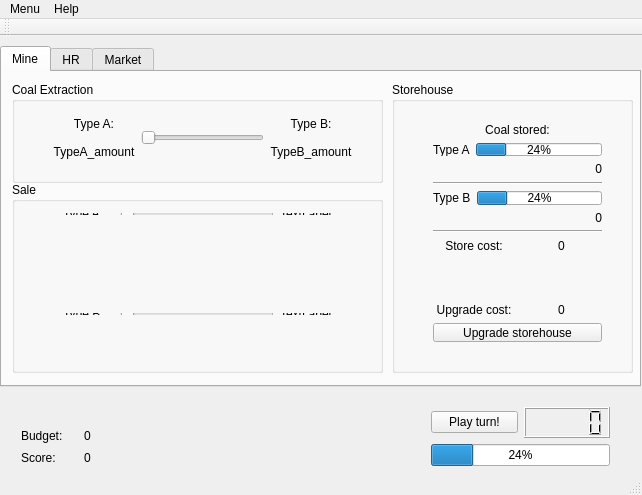
<?xml version="1.0" encoding="UTF-8"?>
<ui version="4.0">
 <class>MainWindow</class>
 <widget class="QMainWindow" name="MainWindow">
  <property name="geometry">
   <rect>
    <x>0</x>
    <y>0</y>
    <width>642</width>
    <height>495</height>
   </rect>
  </property>
  <property name="windowTitle">
   <string>MainWindow</string>
  </property>
  <widget class="QWidget" name="centralWidget">
   <widget class="QTabWidget" name="manageSections">
    <property name="geometry">
     <rect>
      <x>0</x>
      <y>10</y>
      <width>641</width>
      <height>341</height>
     </rect>
    </property>
    <property name="currentIndex">
     <number>0</number>
    </property>
    <widget class="QWidget" name="Mine">
     <attribute name="title">
      <string>Mine</string>
     </attribute>
     <widget class="QGroupBox" name="groupBox">
      <property name="geometry">
       <rect>
        <x>390</x>
        <y>10</y>
        <width>241</width>
        <height>291</height>
       </rect>
      </property>
      <property name="title">
       <string>Storehouse</string>
      </property>
      <widget class="QWidget" name="">
       <property name="geometry">
        <rect>
         <x>30</x>
         <y>210</y>
         <width>191</width>
         <height>61</height>
        </rect>
       </property>
       <layout class="QGridLayout" name="gridLayout_4">
        <item row="0" column="0">
         <widget class="QLabel" name="label_30">
          <property name="text">
           <string>Upgrade cost:</string>
          </property>
          <property name="alignment">
           <set>Qt::AlignCenter</set>
          </property>
         </widget>
        </item>
        <item row="0" column="1">
         <widget class="QLabel" name="label_31">
          <property name="text">
           <string>0</string>
          </property>
          <property name="alignment">
           <set>Qt::AlignCenter</set>
          </property>
         </widget>
        </item>
        <item row="1" column="0" colspan="2">
         <widget class="QPushButton" name="pushButton_4">
          <property name="text">
           <string>Upgrade storehouse</string>
          </property>
         </widget>
        </item>
       </layout>
      </widget>
      <widget class="QWidget" name="">
       <property name="geometry">
        <rect>
         <x>30</x>
         <y>30</y>
         <width>191</width>
         <height>151</height>
        </rect>
       </property>
       <layout class="QVBoxLayout" name="verticalLayout_6" stretch="11,20,10,2,20,10,2,20">
        <item>
         <widget class="QLabel" name="label_13">
          <property name="text">
           <string>Coal stored:</string>
          </property>
          <property name="alignment">
           <set>Qt::AlignCenter</set>
          </property>
         </widget>
        </item>
        <item>
         <layout class="QHBoxLayout" name="horizontalLayout_3">
          <item>
           <widget class="QLabel" name="label_14">
            <property name="text">
             <string>Type A</string>
            </property>
           </widget>
          </item>
          <item>
           <widget class="QProgressBar" name="progressBar">
            <property name="value">
             <number>24</number>
            </property>
           </widget>
          </item>
         </layout>
        </item>
        <item>
         <widget class="QLabel" name="label_34">
          <property name="text">
           <string>0</string>
          </property>
          <property name="alignment">
           <set>Qt::AlignRight|Qt::AlignTrailing|Qt::AlignVCenter</set>
          </property>
         </widget>
        </item>
        <item>
         <widget class="Line" name="line_5">
          <property name="orientation">
           <enum>Qt::Horizontal</enum>
          </property>
         </widget>
        </item>
        <item>
         <layout class="QHBoxLayout" name="horizontalLayout_4">
          <item>
           <widget class="QLabel" name="label_15">
            <property name="text">
             <string>Type B</string>
            </property>
           </widget>
          </item>
          <item>
           <widget class="QProgressBar" name="progressBar_2">
            <property name="value">
             <number>24</number>
            </property>
           </widget>
          </item>
         </layout>
        </item>
        <item>
         <widget class="QLabel" name="label_35">
          <property name="text">
           <string>0</string>
          </property>
          <property name="alignment">
           <set>Qt::AlignRight|Qt::AlignTrailing|Qt::AlignVCenter</set>
          </property>
         </widget>
        </item>
        <item>
         <widget class="Line" name="line_4">
          <property name="orientation">
           <enum>Qt::Horizontal</enum>
          </property>
         </widget>
        </item>
        <item>
         <layout class="QHBoxLayout" name="horizontalLayout_5">
          <item>
           <widget class="QLabel" name="label_16">
            <property name="text">
             <string>Store cost:</string>
            </property>
            <property name="alignment">
             <set>Qt::AlignCenter</set>
            </property>
           </widget>
          </item>
          <item>
           <widget class="QLabel" name="label_17">
            <property name="text">
             <string>0</string>
            </property>
            <property name="alignment">
             <set>Qt::AlignCenter</set>
            </property>
           </widget>
          </item>
         </layout>
        </item>
       </layout>
      </widget>
     </widget>
     <widget class="QGroupBox" name="groupBox_2">
      <property name="geometry">
       <rect>
        <x>10</x>
        <y>10</y>
        <width>371</width>
        <height>101</height>
       </rect>
      </property>
      <property name="title">
       <string>Coal Extraction</string>
      </property>
      <widget class="QWidget" name="">
       <property name="geometry">
        <rect>
         <x>30</x>
         <y>20</y>
         <width>321</width>
         <height>71</height>
        </rect>
       </property>
       <layout class="QHBoxLayout" name="horizontalLayout_6">
        <item>
         <layout class="QVBoxLayout" name="verticalLayout_7">
          <item>
           <widget class="QLabel" name="label_6">
            <property name="text">
             <string>Type A:</string>
            </property>
            <property name="alignment">
             <set>Qt::AlignCenter</set>
            </property>
           </widget>
          </item>
          <item>
           <widget class="QLabel" name="coalAExtractionAmountLabel">
            <property name="text">
             <string>TypeA_amount</string>
            </property>
            <property name="alignment">
             <set>Qt::AlignCenter</set>
            </property>
           </widget>
          </item>
         </layout>
        </item>
        <item>
         <widget class="QSlider" name="horizontalSlider">
          <property name="maximum">
           <number>100</number>
          </property>
          <property name="orientation">
           <enum>Qt::Horizontal</enum>
          </property>
         </widget>
        </item>
        <item>
         <layout class="QVBoxLayout" name="verticalLayout_8">
          <item>
           <widget class="QLabel" name="label_7">
            <property name="text">
             <string>Type B:</string>
            </property>
            <property name="alignment">
             <set>Qt::AlignCenter</set>
            </property>
           </widget>
          </item>
          <item>
           <widget class="QLabel" name="coalBExtractionAmountLabel">
            <property name="text">
             <string>TypeB_amount</string>
            </property>
            <property name="alignment">
             <set>Qt::AlignCenter</set>
            </property>
           </widget>
          </item>
         </layout>
        </item>
       </layout>
      </widget>
     </widget>
     <widget class="QGroupBox" name="groupBox_3">
      <property name="geometry">
       <rect>
        <x>10</x>
        <y>110</y>
        <width>371</width>
        <height>191</height>
       </rect>
      </property>
      <property name="title">
       <string>Sale</string>
      </property>
      <widget class="QWidget" name="">
       <property name="geometry">
        <rect>
         <x>40</x>
         <y>120</y>
         <width>291</width>
         <height>24</height>
        </rect>
       </property>
       <layout class="QHBoxLayout" name="horizontalLayout_7" stretch="20,60,20">
        <item>
         <widget class="QLabel" name="label_11">
          <property name="text">
           <string>Type B</string>
          </property>
         </widget>
        </item>
        <item>
         <widget class="QSlider" name="horizontalSlider_2">
          <property name="orientation">
           <enum>Qt::Horizontal</enum>
          </property>
         </widget>
        </item>
        <item>
         <widget class="QLabel" name="label_33">
          <property name="text">
           <string>TextLabel</string>
          </property>
         </widget>
        </item>
       </layout>
      </widget>
      <widget class="QWidget" name="">
       <property name="geometry">
        <rect>
         <x>40</x>
         <y>20</y>
         <width>291</width>
         <height>24</height>
        </rect>
       </property>
       <layout class="QHBoxLayout" name="horizontalLayout_8" stretch="20,60,20">
        <item>
         <widget class="QLabel" name="label_10">
          <property name="text">
           <string>Type A</string>
          </property>
         </widget>
        </item>
        <item>
         <widget class="QSlider" name="horizontalSlider_3">
          <property name="orientation">
           <enum>Qt::Horizontal</enum>
          </property>
         </widget>
        </item>
        <item>
         <widget class="QLabel" name="label_32">
          <property name="text">
           <string>TextLabel</string>
          </property>
         </widget>
        </item>
       </layout>
      </widget>
      <widget class="QWidget" name="">
       <property name="geometry">
        <rect>
         <x>40</x>
         <y>60</y>
         <width>164</width>
         <height>22</height>
        </rect>
       </property>
       <layout class="QHBoxLayout" name="horizontalLayout_9" stretch="40,70">
        <item>
         <widget class="QLabel" name="label_8">
          <property name="text">
           <string>Price</string>
          </property>
         </widget>
        </item>
        <item>
         <widget class="QLineEdit" name="lineEdit"/>
        </item>
       </layout>
      </widget>
      <widget class="QWidget" name="">
       <property name="geometry">
        <rect>
         <x>40</x>
         <y>160</y>
         <width>164</width>
         <height>22</height>
        </rect>
       </property>
       <layout class="QHBoxLayout" name="horizontalLayout_10" stretch="40,60">
        <item>
         <widget class="QLabel" name="label">
          <property name="text">
           <string>Price</string>
          </property>
         </widget>
        </item>
        <item>
         <widget class="QLineEdit" name="lineEdit_2"/>
        </item>
       </layout>
      </widget>
      <zorder>horizontalSlider_2</zorder>
      <zorder>label_11</zorder>
      <zorder>label_10</zorder>
      <zorder>horizontalSlider_3</zorder>
      <zorder>lineEdit</zorder>
      <zorder>lineEdit_2</zorder>
      <zorder>label</zorder>
      <zorder>label_8</zorder>
      <zorder>label_32</zorder>
      <zorder>lineEdit_2</zorder>
      <zorder>label_33</zorder>
     </widget>
    </widget>
    <widget class="QWidget" name="HR">
     <attribute name="title">
      <string>HR</string>
     </attribute>
     <widget class="QListView" name="listView">
      <property name="geometry">
       <rect>
        <x>10</x>
        <y>10</y>
        <width>311</width>
        <height>281</height>
       </rect>
      </property>
     </widget>
     <widget class="QSlider" name="verticalSlider">
      <property name="geometry">
       <rect>
        <x>570</x>
        <y>60</y>
        <width>22</width>
        <height>160</height>
       </rect>
      </property>
      <property name="orientation">
       <enum>Qt::Vertical</enum>
      </property>
     </widget>
     <widget class="QWidget" name="">
      <property name="geometry">
       <rect>
        <x>340</x>
        <y>10</y>
        <width>88</width>
        <height>54</height>
       </rect>
      </property>
      <layout class="QVBoxLayout" name="verticalLayout_4">
       <item>
        <widget class="QPushButton" name="pushButton">
         <property name="text">
          <string>Hire new worker</string>
         </property>
        </widget>
       </item>
       <item>
        <widget class="QPushButton" name="pushButton_2">
         <property name="text">
          <string>Notice worker</string>
         </property>
        </widget>
       </item>
      </layout>
     </widget>
     <widget class="QWidget" name="">
      <property name="geometry">
       <rect>
        <x>341</x>
        <y>191</y>
        <width>141</width>
        <height>101</height>
       </rect>
      </property>
      <layout class="QGridLayout" name="gridLayout_3">
       <item row="0" column="0">
        <widget class="QLabel" name="label_24">
         <property name="text">
          <string>Number of miners:</string>
         </property>
        </widget>
       </item>
       <item row="0" column="1">
        <widget class="QLabel" name="label_25">
         <property name="text">
          <string>0</string>
         </property>
        </widget>
       </item>
       <item row="1" column="0">
        <widget class="QLabel" name="label_26">
         <property name="text">
          <string>Current salary:</string>
         </property>
        </widget>
       </item>
       <item row="1" column="1">
        <widget class="QLabel" name="label_27">
         <property name="text">
          <string>0</string>
         </property>
        </widget>
       </item>
       <item row="2" column="0">
        <widget class="QLabel" name="label_28">
         <property name="text">
          <string>Average morale:</string>
         </property>
        </widget>
       </item>
       <item row="2" column="1">
        <widget class="QLabel" name="label_29">
         <property name="text">
          <string>0</string>
         </property>
        </widget>
       </item>
      </layout>
     </widget>
     <widget class="QWidget" name="">
      <property name="geometry">
       <rect>
        <x>540</x>
        <y>240</y>
        <width>81</width>
        <height>51</height>
       </rect>
      </property>
      <layout class="QVBoxLayout" name="verticalLayout_5">
       <item>
        <layout class="QHBoxLayout" name="horizontalLayout_2">
         <item>
          <widget class="QLabel" name="label_4">
           <property name="text">
            <string>Salary:</string>
           </property>
          </widget>
         </item>
         <item>
          <widget class="QLabel" name="label_5">
           <property name="text">
            <string>0</string>
           </property>
          </widget>
         </item>
        </layout>
       </item>
       <item>
        <widget class="QPushButton" name="pushButton_3">
         <property name="text">
          <string>Update salary</string>
         </property>
        </widget>
       </item>
      </layout>
     </widget>
     <zorder>listView</zorder>
     <zorder>pushButton</zorder>
     <zorder>verticalSlider</zorder>
     <zorder>pushButton_2</zorder>
     <zorder>pushButton_3</zorder>
     <zorder>label_4</zorder>
     <zorder>label_5</zorder>
     <zorder>label_24</zorder>
     <zorder>label_25</zorder>
     <zorder>label_26</zorder>
     <zorder>label_27</zorder>
     <zorder>label_28</zorder>
     <zorder>label_29</zorder>
     <zorder>label_4</zorder>
    </widget>
    <widget class="QWidget" name="Market">
     <attribute name="title">
      <string>Market</string>
     </attribute>
     <widget class="QWidget" name="">
      <property name="geometry">
       <rect>
        <x>10</x>
        <y>230</y>
        <width>451</width>
        <height>81</height>
       </rect>
      </property>
      <layout class="QGridLayout" name="gridLayout" rowstretch="20,20,20" columnstretch="20,0,20,0,0,20,0">
       <property name="sizeConstraint">
        <enum>QLayout::SetFixedSize</enum>
       </property>
       <property name="spacing">
        <number>6</number>
       </property>
       <item row="0" column="2" colspan="2">
        <widget class="QLabel" name="label_9">
         <property name="text">
          <string>Avarage price:</string>
         </property>
         <property name="alignment">
          <set>Qt::AlignCenter</set>
         </property>
        </widget>
       </item>
       <item row="1" column="5">
        <widget class="QLabel" name="label_12">
         <property name="text">
          <string>0</string>
         </property>
         <property name="alignment">
          <set>Qt::AlignCenter</set>
         </property>
        </widget>
       </item>
       <item row="0" column="5">
        <widget class="QLabel" name="label_20">
         <property name="text">
          <string>Coal sold:</string>
         </property>
         <property name="alignment">
          <set>Qt::AlignCenter</set>
         </property>
        </widget>
       </item>
       <item row="0" column="1" rowspan="3">
        <widget class="Line" name="line_3">
         <property name="orientation">
          <enum>Qt::Vertical</enum>
         </property>
        </widget>
       </item>
       <item row="2" column="0">
        <widget class="QLabel" name="label_22">
         <property name="text">
          <string>Coal Type B</string>
         </property>
         <property name="alignment">
          <set>Qt::AlignCenter</set>
         </property>
        </widget>
       </item>
       <item row="0" column="4" rowspan="3">
        <widget class="Line" name="line">
         <property name="orientation">
          <enum>Qt::Vertical</enum>
         </property>
        </widget>
       </item>
       <item row="2" column="5">
        <widget class="QLabel" name="label_18">
         <property name="text">
          <string>0</string>
         </property>
         <property name="alignment">
          <set>Qt::AlignCenter</set>
         </property>
        </widget>
       </item>
       <item row="1" column="0">
        <widget class="QLabel" name="label_19">
         <property name="text">
          <string>Coal Type A</string>
         </property>
         <property name="alignment">
          <set>Qt::AlignCenter</set>
         </property>
        </widget>
       </item>
       <item row="0" column="6" rowspan="3">
        <widget class="Line" name="line_2">
         <property name="orientation">
          <enum>Qt::Vertical</enum>
         </property>
        </widget>
       </item>
       <item row="1" column="2" colspan="2">
        <widget class="QLabel" name="label_23">
         <property name="text">
          <string>0</string>
         </property>
         <property name="alignment">
          <set>Qt::AlignCenter</set>
         </property>
        </widget>
       </item>
       <item row="2" column="2" colspan="2">
        <widget class="QLabel" name="label_21">
         <property name="text">
          <string>0</string>
         </property>
         <property name="alignment">
          <set>Qt::AlignCenter</set>
         </property>
        </widget>
       </item>
      </layout>
     </widget>
     <widget class="QWidget" name="">
      <property name="geometry">
       <rect>
        <x>340</x>
        <y>10</y>
        <width>258</width>
        <height>213</height>
       </rect>
      </property>
      <layout class="QVBoxLayout" name="verticalLayout_2">
       <item>
        <widget class="QLabel" name="label_3">
         <property name="text">
          <string>Competition</string>
         </property>
        </widget>
       </item>
       <item>
        <widget class="QListView" name="competitionList"/>
       </item>
      </layout>
     </widget>
     <widget class="QWidget" name="">
      <property name="geometry">
       <rect>
        <x>30</x>
        <y>10</y>
        <width>258</width>
        <height>213</height>
       </rect>
      </property>
      <layout class="QVBoxLayout" name="verticalLayout_3">
       <item>
        <widget class="QLabel" name="label_2">
         <property name="text">
          <string>Orders</string>
         </property>
        </widget>
       </item>
       <item>
        <widget class="QListView" name="ordersList"/>
       </item>
      </layout>
     </widget>
    </widget>
   </widget>
   <widget class="QWidget" name="">
    <property name="geometry">
     <rect>
      <x>420</x>
      <y>360</y>
      <width>201</width>
      <height>81</height>
     </rect>
    </property>
    <layout class="QVBoxLayout" name="verticalLayout">
     <item>
      <layout class="QHBoxLayout" name="horizontalLayout">
       <item>
        <widget class="QPushButton" name="playTurnButton">
         <property name="text">
          <string>Play turn!</string>
         </property>
        </widget>
       </item>
       <item>
        <widget class="QLCDNumber" name="dateDisplay"/>
       </item>
      </layout>
     </item>
     <item>
      <widget class="QProgressBar" name="turnProgressBar">
       <property name="value">
        <number>24</number>
       </property>
      </widget>
     </item>
    </layout>
   </widget>
   <widget class="QWidget" name="">
    <property name="geometry">
     <rect>
      <x>10</x>
      <y>380</y>
      <width>141</width>
      <height>61</height>
     </rect>
    </property>
    <layout class="QGridLayout" name="gridLayout_2">
     <item row="0" column="0">
      <widget class="QLabel" name="budgetLabel">
       <property name="text">
        <string>Budget:</string>
       </property>
      </widget>
     </item>
     <item row="0" column="1">
      <widget class="QLabel" name="budgetDisplayLabel">
       <property name="text">
        <string>0</string>
       </property>
      </widget>
     </item>
     <item row="1" column="0">
      <widget class="QLabel" name="scoreLabel">
       <property name="text">
        <string>Score:</string>
       </property>
      </widget>
     </item>
     <item row="1" column="1">
      <widget class="QLabel" name="scoreDisplayLabel">
       <property name="text">
        <string>0</string>
       </property>
      </widget>
     </item>
    </layout>
   </widget>
  </widget>
  <widget class="QMenuBar" name="menuBar">
   <property name="geometry">
    <rect>
     <x>0</x>
     <y>0</y>
     <width>642</width>
     <height>21</height>
    </rect>
   </property>
   <widget class="QMenu" name="menuMenu">
    <property name="title">
     <string>Menu</string>
    </property>
    <addaction name="actionNew_game"/>
    <addaction name="actionLoad_game"/>
    <addaction name="separator"/>
    <addaction name="actionStatistics"/>
    <addaction name="separator"/>
    <addaction name="actionExit"/>
   </widget>
   <widget class="QMenu" name="menuHelp">
    <property name="title">
     <string>Help</string>
    </property>
    <addaction name="actionAbout"/>
   </widget>
   <addaction name="menuMenu"/>
   <addaction name="menuHelp"/>
  </widget>
  <widget class="QToolBar" name="mainToolBar">
   <attribute name="toolBarArea">
    <enum>TopToolBarArea</enum>
   </attribute>
   <attribute name="toolBarBreak">
    <bool>false</bool>
   </attribute>
  </widget>
  <widget class="QStatusBar" name="statusBar"/>
  <action name="actionNew_game">
   <property name="text">
    <string>New game</string>
   </property>
  </action>
  <action name="actionLoad_game">
   <property name="text">
    <string>Load game</string>
   </property>
  </action>
  <action name="actionStatistics">
   <property name="text">
    <string>Statistics</string>
   </property>
  </action>
  <action name="actionExit">
   <property name="text">
    <string>Exit</string>
   </property>
  </action>
  <action name="actionAbout">
   <property name="text">
    <string>About</string>
   </property>
  </action>
 </widget>
 <layoutdefault spacing="6" margin="11"/>
 <resources/>
 <connections>
  <connection>
   <sender>actionExit</sender>
   <signal>triggered()</signal>
   <receiver>MainWindow</receiver>
   <slot>close()</slot>
   <hints>
    <hint type="sourcelabel">
     <x>-1</x>
     <y>-1</y>
    </hint>
    <hint type="destinationlabel">
     <x>320</x>
     <y>247</y>
    </hint>
   </hints>
  </connection>
 </connections>
</ui>
